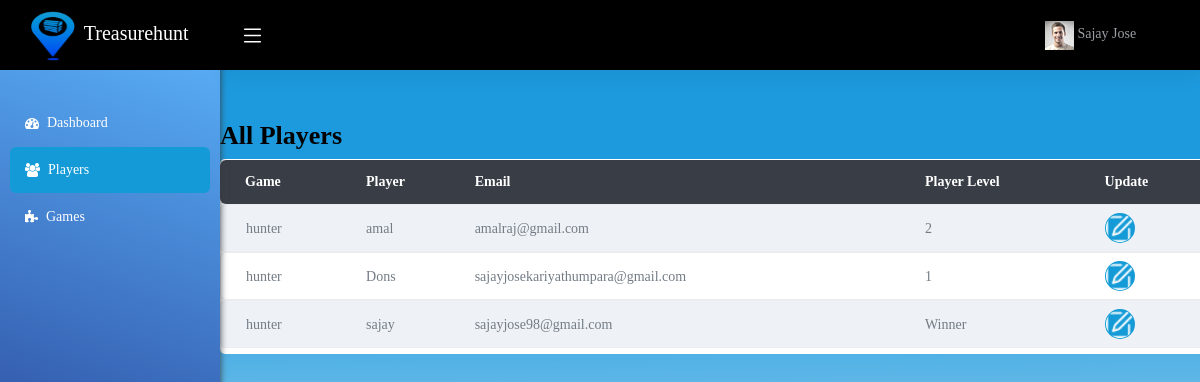
The app's page /player_details (signed in), older data.
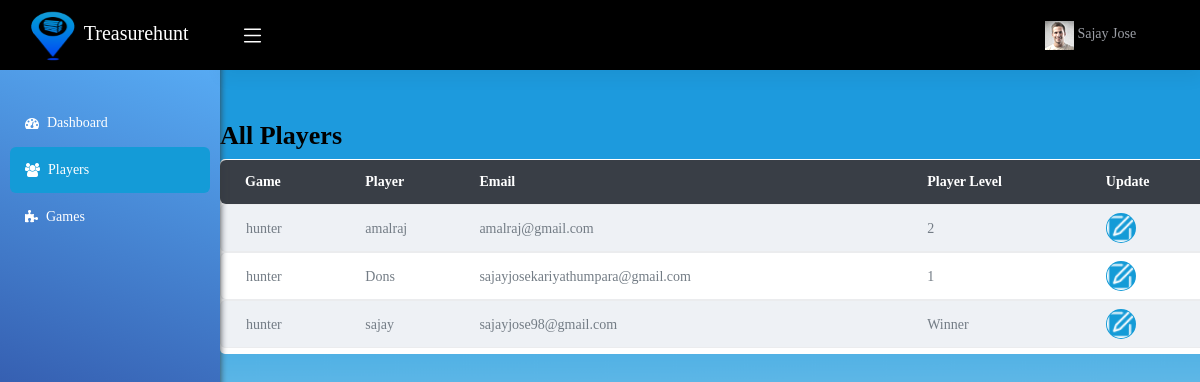
The same page, newer data.
### app/models.py (models this page shows, shortened)
class User(models.Model):
    REGISTER_CHOICES = (
        ('1', 'Coordinator'),
        ('2', 'Player'),
    )
    uid = models.AutoField(primary_key=True)
    name = models.CharField(max_length=50)
    email = models.EmailField(unique=True)
    password = models.CharField(max_length=128)
    new_password = models.CharField(max_length=128,null=True,blank=True)
    register_as = models.IntegerField(choices=REGISTER_CHOICES, null=False, blank=False)
    game = models.ForeignKey(Game, related_name='players', on_delete=models.CASCADE, null=True, blank=True)
    phonecode = models.CharField(max_length=10)
    phone = models.CharField(max_length=20)
    token = models.CharField(max_length=64, blank=True, null=True)
    created_at = models.DateTimeField(auto_now_add=True)
    updated_at = models.DateTimeField(auto_now=True)
    deleted_at = models.BooleanField(default=False)
    last_login = models.DateTimeField(null=True, blank=True)

class Game_login(models.Model):
    games = models.ForeignKey(Game, on_delete=models.CASCADE)
    player = models.ForeignKey(User, on_delete=models.CASCADE)
    current_level = models.IntegerField(default=1)
    completed = models.BooleanField(default=False)
    first_completed = models.BooleanField(default=False)

class Game(models.Model):
    LEVEL_CHOICES = (
        ('1', '1'),
        ('2', '2'),
        ('3', '3'),
    )
    game_name = models.CharField(max_length=50)
    game_id = models.CharField(max_length=50, unique=True)
    rules = models.TextField()
    start_date = models.DateTimeField(auto_now_add=True)
    end_date = models.DateTimeField(auto_now_add=True)
    creater = models.ForeignKey('User', related_name='games_created', on_delete=models.CASCADE)
    def __str__(self):
        return self.game_name

### app/views.py (the view)
# urls.py: path('player_details', views.player_details, name='player_details'),
def player_details(request):
    if 'uid' in request.session:
        id = request.session['uid']
        user = User.objects.get(uid=id)
        games = user.games_created.all()
        game_players = {}
        for game in games:
            players = Game_login.objects.filter(games=game)
            game_players[game] = players
        context = {'game_players': game_players, 'games': games, 'user': user}
        return render(request, 'coordinator-dashboard/player_details.html', context)
    else:
        messages.error(request, 'You are not logged in')
        return redirect(login)

### template/coordinator-dashboard/player_details.html (shortened to what this page needs)
{% extends 'coordinator-dashboard/app.html' %}
{% block content %}
{% load static %}
<div class="center">
  <h1 class="color_white">All Players</h1>
    <div class="row">
    <div class="col-12 grid-margin">
      <div class="card storeprofile_page">
        <div class="card-body tabwth_topbtn">
          <div class="table-responsive bills_table_outer ">
            <div id="tbl-doctors_wrapper" class="dataTables_wrapper dt-bootstrap4 no-footer">
              <div class="row"><div class="col-sm-12">
                <table  class="table table-hover table_common shadow_box table-striped dataTable no-footer" data-turbolinks="false" role="grid" aria-describedby="tbl-doctors_info" style="width: 1100px;">
                <thead>
                    <tr role="row">
                      <th>Game </th>
                      <th>Player</th>
                      <th>Email</th>
                      <th>Player Level</th>
                      <th>Update</th>
                    </tr>
                </thead>
                <tbody>
                {% for game, players in game_players.items %}
                <tr role="row" class="odd">
                  {% for player in players %}
                  <tr>
                    <td>{{ player.games }}</td>
                    <td>{{ player.player.name }}</td>
                    <td>{{ player.player.email }}</td>
                  {% if player.first_completed %}
                    <td>Winner</td>
                  {% elif player.completed %}
                    <td>Completed</td>
                  {% else %}
                    <td>{{ player.current_level }}</td>
                  {% endif %}
                    <td><a href="{% url 'edit_player' uid=player.player.uid %}"><img class="btn btn-edit" src="{% static 'image/edit.png' %}" ></a></td>
                  </tr>
                  {% endfor %}
                  {% endfor %}
                </tr>
                </tbody>
                </table>
              </div>
            </div>
          </div>
        </div>
      </div>
    </div>
    </div>
  </div>
</div>
{% endblock %}

### template/coordinator-dashboard/app.html (shortened to what this page needs)
<!DOCTYPE html>
<html lang="en">
<head>
    {% load static %}
    <link rel="stylesheet" href="https://cdnjs.cloudflare.com/ajax/libs/font-awesome/4.7.0/css/font-awesome.min.css">
    <link href="{% static 'dashboard/css/vendor.bundle.base.css' %}"
          rel="stylesheet">
    <link href="{% static 'dashboard/css/style.css' %}" rel="stylesheet">
    <link href="{% static 'dashboard/css/viewport.css' %}" rel="stylesheet">
    <link rel="stylesheet"
          href="{% static 'dashboard/css/sweetalert-1.1.3.min.css' %}">
    <link rel="stylesheet"
          href="{% static 'dashboard/css/toastr.css' %}">
    <link rel="stylesheet"
          href="{% static 'dashboard/css/dataTables.bootstrap4.min.css' %}">
    <link rel="stylesheet" href="{% static 'dashboard/font/noto-sans/stylesheet.css' %}">
    <link rel="stylesheet" href="{% static 'dashboard/css/select2.min.css' %}">
    <link rel="stylesheet"
          href="{% static 'dashboard/css/font-awesome/font-awesome.min.css' %}">
</head>
<body style="background-image: url('{% static 'image/banner_bg.png' %}');background-size: cover;">
<div class="container-scroller">
    <header class="">
        <nav class="navbar default-layout-navbar col-lg-12 col-12 p-0 fixed-top d-flex flex-row">
            <div class="text-left navbar-brand-wrapper d-flex align-items-center justify-content-center"><a
                    class="navbar-brand brand-logo"
                    href="#"><img
                    src="{% static 'image/logo.png' %}" alt="logo" class="ml-2  px-2 logo-img" width="100" height="50">Treasurehunt</a>
            </div>
            <div class="navbar-menu-wrapper d-flex align-items-stretch">
                <button class="navbar-toggler navbar-toggler align-self-center text-white" type="button"
                        data-toggle="minimize"> </button>
                <ul class="navbar-nav navbar-nav-right">
                    <li class="dropdown">
                        <a data-toggle="dropdown" class="dropdown-toggle" href="#">
                            <span class="avatar_login"><img alt="" src="{% static 'image/avatar1_small.png' %}"></span>
                            <span class="username text-muted">
                                {{ user.name }}
                            </span>
                        </a>
                    </li>
                    <li class="nav-item d-lg-block full-screen-link"></li>
                </ul>
            </div>
        </nav>
    </header>
    <div class="container-fluid page-body-wrapper">
        <aside>
            <nav class="sidebar sidebar-offcanvas" id="sidebar">
                <ul class="nav">
                    <li class=" null nav-item">
                        <a href="{% url 'coordinator_dashboard' %}"
                           class=" null nav-link">
                            <i class="fa fa-dashboard"></i>
                            <span class="pl-2 menu-title">Dashboard</span>
                        </a>
                    </li>
                    <li class=" null nav-item">
                        <a href="{% url 'player_details' %}"
                           class=" null nav-link">
                            <i class="fa fa-users"></i>
                            <span class="pl-2 menu-title">Players</span>
                        </a>
                    </li>
                    <li class=" null nav-item">
                        <a href="{% url 'coordinator_game_detail' %}"
                           class=" null nav-link">
                            <i class="fa fa-puzzle-piece"></i>
                            <span class="pl-2 menu-title">Games</span>
                        </a>
                    </li>
                </ul>
            </nav>
        </aside>
        {% block content %}{% endblock%}
        </div>
    </div>
</body>
</html>

### static/dashboard/css/viewport.css (style rules this page uses)
@media (min-width: 1200px) and (max-width: 1280px) { .navbar .navbar-brand-wrapper, .sidebar { width:220px; } }
@media (min-width: 1200px) and (max-width: 1280px) { .navbar .navbar-menu-wrapper { width: calc(100% - 220px); } }

### template/coordinator-dashboard/player_details.html (style rules this page uses)
.center { margin-left: 100px; margin-right: 200px; width: auto; padding: 10%; }

Row changes from the older to the newer data that the page shows:
changed through a linked row, Game_login "amalraj@gmail.com": player.name "amal" → "amalraj"
